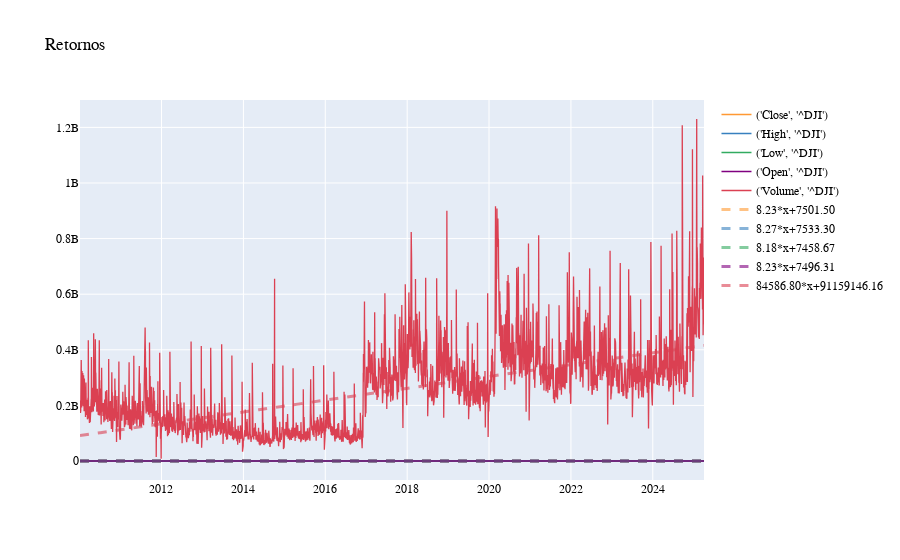

The cell this chart's notebook holds for it:
### Code cell
layout = dict(title="Retornos", font=dict(family="Arial", size=12, color="black"))

df.iplot(layout=layout, bestfit=True)

### Figure 1 — Plotly figure (JSON) as saved in the notebook; plotly's stock layout.template omitted (floating-point values rounded to 4 significant figures; data arrays with more than 128 entries replaced by an {"elided": "..."} marker saying what was removed)
{"data": [{"line": {"color": "rgba(255, 153, 51, 1.0)", "dash": "solid", "shape": "linear", "width": 1.3}, "mode": "lines", "name": "('Close', '^DJI')", "text": "", "type": "scatter", "x": {"elided": "3836 str values"}, "y": {"elided": "3836 float values"}}, {"line": {"color": "rgba(55, 128, 191, 1.0)", "dash": "solid", "shape": "linear", "width": 1.3}, "mode": "lines", "name": "('High', '^DJI')", "text": "", "type": "scatter", "x": {"elided": "3836 str values"}, "y": {"elided": "3836 float values"}}, {"line": {"color": "rgba(50, 171, 96, 1.0)", "dash": "solid", "shape": "linear", "width": 1.3}, "mode": "lines", "name": "('Low', '^DJI')", "text": "", "type": "scatter", "x": {"elided": "3836 str values"}, "y": {"elided": "3836 float values"}}, {"line": {"color": "rgba(128, 0, 128, 1.0)", "dash": "solid", "shape": "linear", "width": 1.3}, "mode": "lines", "name": "('Open', '^DJI')", "text": "", "type": "scatter", "x": {"elided": "3836 str values"}, "y": {"elided": "3836 float values"}}, {"line": {"color": "rgba(219, 64, 82, 1.0)", "dash": "solid", "shape": "linear", "width": 1.3}, "mode": "lines", "name": "('Volume', '^DJI')", "text": "", "type": "scatter", "x": {"elided": "3836 str values"}, "y": {"elided": "3836 int values"}}, {"line": {"color": "rgba(255, 153, 51, 0.6)", "dash": "dash", "shape": "linear", "width": 3}, "mode": "lines", "name": "8.23*x+7501.50", "type": "scatter", "x": {"elided": "3836 str values"}, "y": {"elided": "3836 float values"}}, {"line": {"color": "rgba(55, 128, 191, 0.6)", "dash": "dash", "shape": "linear", "width": 3}, "mode": "lines", "name": "8.27*x+7533.30", "type": "scatter", "x": {"elided": "3836 str values"}, "y": {"elided": "3836 float values"}}, {"line": {"color": "rgba(50, 171, 96, 0.6)", "dash": "dash", "shape": "linear", "width": 3}, "mode": "lines", "name": "8.18*x+7458.67", "type": "scatter", "x": {"elided": "3836 str values"}, "y": {"elided": "3836 float values"}}, {"line": {"color": "rgba(128, 0, 128, 0.6)", "dash": "dash", "shape": "linear", "width": 3}, "mode": "lines", "name": "8.23*x+7496.31", "type": "scatter", "x": {"elided": "3836 str values"}, "y": {"elided": "3836 float values"}}, {"line": {"color": "rgba(219, 64, 82, 0.6)", "dash": "dash", "shape": "linear", "width": 3}, "mode": "lines", "name": "84586.80*x+91159146.16", "type": "scatter", "x": {"elided": "3836 str values"}, "y": {"elided": "3836 float values"}}], "layout": {"font": {"color": "black", "family": "Arial", "size": 12}, "title": {"text": "Retornos"}}}
